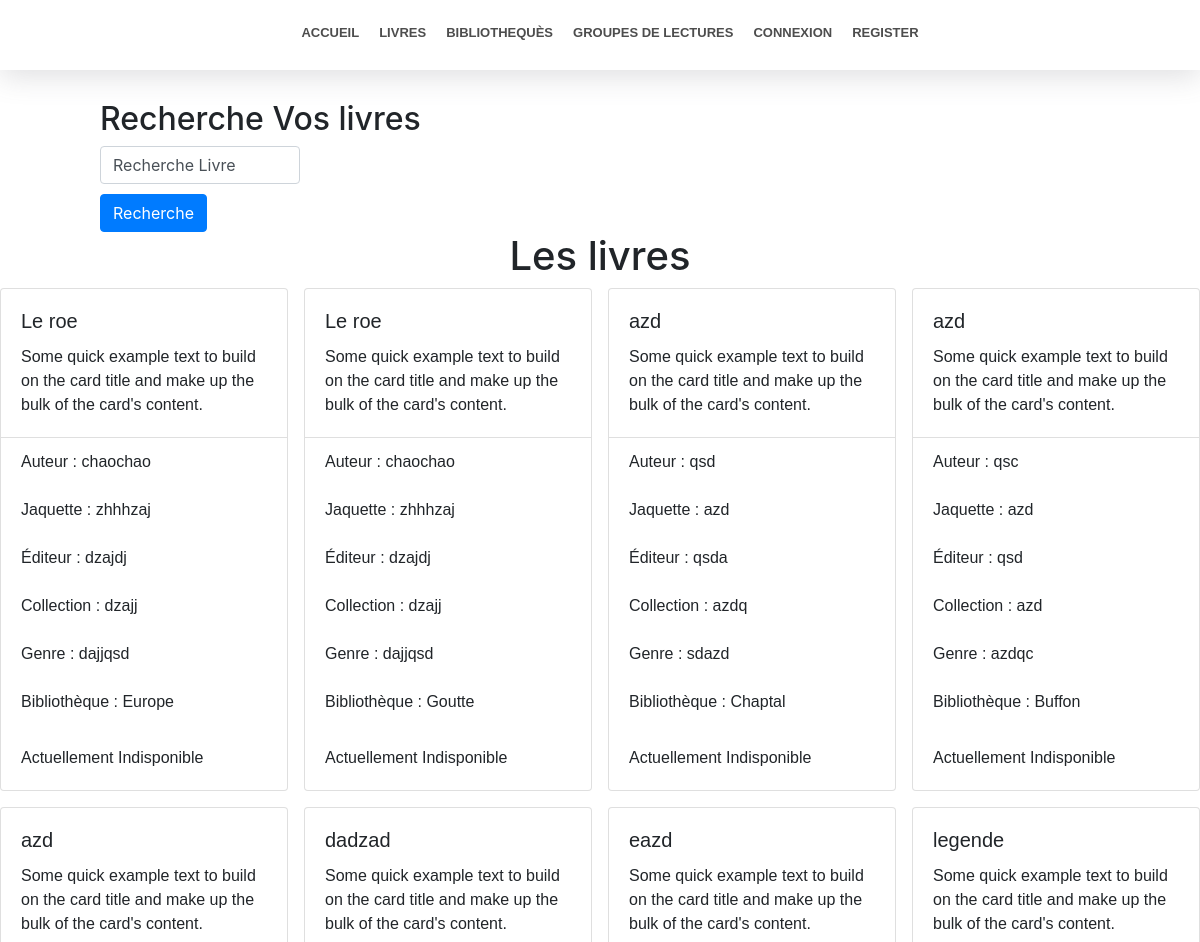
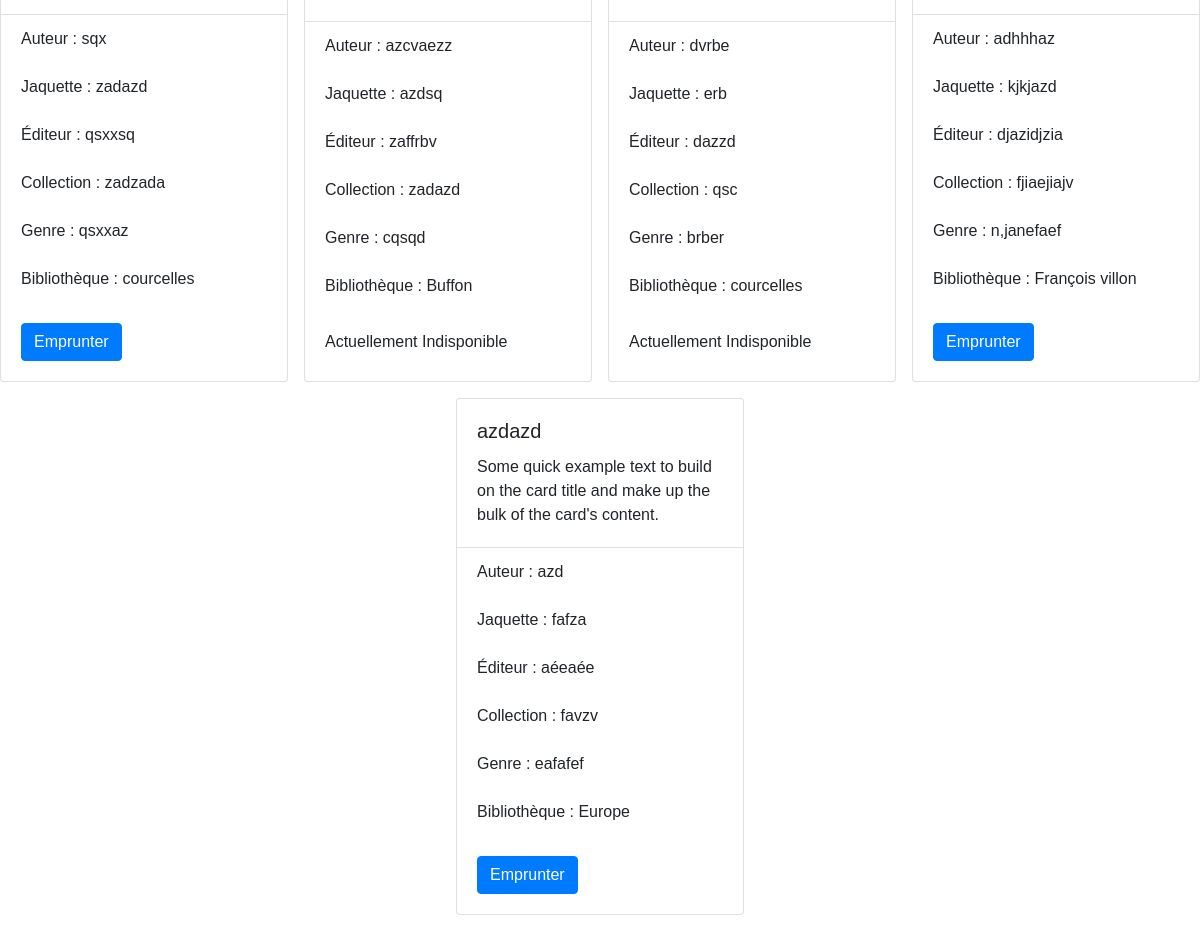
Screenshot of /livres with the database file from the repository (2 pictures, top to bottom).
### accounts/models.py (models this page shows, shortened)
class Livre(models.Model):
    titre = models.CharField(max_length=60)
    auteur = models.CharField(max_length=60)
    jaquette = models.CharField(max_length=60)
    editeur = models.CharField(max_length=60)
    collection = models.CharField(max_length=60)
    genre = models.CharField(max_length=60)
    dispo = models.BooleanField(default=True)
    biblio = models.ForeignKey(Biliotheque, on_delete=models.CASCADE)

class Biliotheque(models.Model):
    name = models.CharField(max_length=60)
    adresse = models.CharField(max_length=60)
    ville = models.CharField(max_length=50)
    cp = models.CharField(max_length=60)

### livre/views.py (the view)
# urls.py: path('livres',livre_views.livres, name="livres"),
def livres(request):
    context = {}
    context["alllivres"] = Livre.objects.all()
    context["livres"] = Livre.objects.all()
    return render(request, 'livre/livres.html', context=context)

### templates/livre/livres.html (shortened to what this page needs)
{% extends 'index.html' %}
{% block content %}
    <div style="height: 100px"></div>
    <form method="GET" action="{% url 'search_livre' %}" style="margin-left: 100px">
        <h2>Recherche Vos livres</h2>
        <div style="max-width: 200px;">
            <select class="form-control selectpicker" name="livre" data-live-search="true">
                <option value="">Recherche Livre</option>
            </select>
        </div>
        <div style="height: 10px"></div>
        <button class="btn btn-primary" type="submit">Recherche</button>
    </form>
    <h1 class="text-center">Les livres</h1>
    <section style="max-width: 1400px;margin: auto;">
        <div class="d-flex flex-wrap justify-content-center gap-3">
            {% for livre in livres %}
                <div class="card" style="width: 18rem;min-width: 286px;">
                      <div class="card-body">
                        <h5 class="card-title">{{ livre.titre }}</h5>
                        <p class="card-text">Some quick example text to build on the card title and make up the bulk of the card's content.</p>
                      </div>
                      <ul class="list-group list-group-flush">
                          <li class="list-group-item">Auteur : {{ livre.auteur }}</li>
                          <li class="list-group-item">Jaquette : {{ livre.jaquette }}</li>
                          <li class="list-group-item">Éditeur : {{ livre.editeur }}</li>
                          <li class="list-group-item">Collection : {{ livre.collection }}</li>
                          <li class="list-group-item">Genre : {{ livre.genre }}</li>
                          <li class="list-group-item">Bibliothèque : {{ livre.biblio.name }}</li>
                      </ul>
                      <div class="card-body">
                          {% if livre.dispo %}
                              <form method="POST" action="{% url 'livre_emprunter' livre.pk  %}">
                                    <button class="btn btn-primary">
                                        Emprunter
                                    </button>
                              </form>
                          {% else %}
                              Actuellement Indisponible
                          {% endif %}
                      </div>
                </div>
            {% endfor %}
        </div>
    </section>
{% endblock %}

### static/css/main.css (style rules this page uses)
section { font-family: "Public Sans", sans-serif; }
body { margin: 0; }

### rows the page displays
Livre: titre "Le roe", auteur "chaochao", jaquette "zhhhzaj", editeur "dzajdj", collection "dzajj", genre "dajjqsd", biblio.name "Europe", dispo "Actuellement Indisponible"
Livre: titre "Le roe", auteur "chaochao", jaquette "zhhhzaj", editeur "dzajdj", collection "dzajj", genre "dajjqsd", biblio.name "Goutte", dispo "Actuellement Indisponible"
Livre: titre "azd", auteur "qsd", jaquette "azd", editeur "qsda", collection "azdq", genre "sdazd", biblio.name "Chaptal", dispo "Actuellement Indisponible"
Livre: titre "azd", auteur "qsc", jaquette "azd", editeur "qsd", collection "azd", genre "azdqc", biblio.name "Buffon", dispo "Actuellement Indisponible"
Livre: titre "azd", auteur "sqx", jaquette "zadazd", editeur "qsxxsq", collection "zadzada", genre "qsxxaz", biblio.name "courcelles", dispo "Emprunter"
Livre: titre "dadzad", auteur "azcvaezz", jaquette "azdsq", editeur "zaffrbv", collection "zadazd", genre "cqsqd", biblio.name "Buffon", dispo "Actuellement Indisponible"
Livre: titre "eazd", auteur "dvrbe", jaquette "erb", editeur "dazzd", collection "qsc", genre "brber", biblio.name "courcelles", dispo "Actuellement Indisponible"
Livre: titre "legende", auteur "adhhhaz", jaquette "kjkjazd", editeur "djazidjzia", collection "fjiaejiajv", genre "n,janefaef", biblio.name "François villon", dispo "Emprunter"
Livre: titre "azdazd", auteur "azd", jaquette "fafza", editeur "aéeaée", collection "favzv", genre "eafafef", biblio.name "Europe", dispo "Emprunter"
